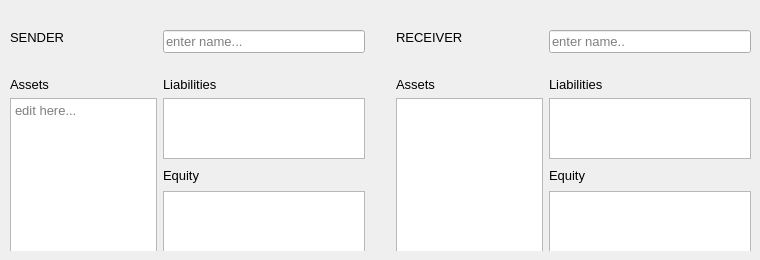
     <widget class="QWidget" name="tab_6">
      <attribute name="title">
       <string>Balance Sheets</string>
      </attribute>
      <widget class="QWidget" name="widget" native="true">
       <property name="geometry">
        <rect>
         <x>10</x>
         <y>30</y>
         <width>741</width>
         <height>221</height>
        </rect>
       </property>
       <property name="maximumSize">
        <size>
         <width>16777215</width>
         <height>221</height>
        </size>
       </property>
       <property name="autoFillBackground">
        <bool>false</bool>
       </property>
       <property name="styleSheet">
        <string notr="true"/>
       </property>
       <layout class="QGridLayout" name="gridLayout_2">
        <item row="2" column="5">
         <widget class="QLabel" name="agent1Label_3">
          <property name="font">
           <font>
            <pointsize>10</pointsize>
            <weight>50</weight>
            <bold>false</bold>
            <stylestrategy>PreferDefault</stylestrategy>
           </font>
          </property>
          <property name="styleSheet">
           <string notr="true">font-size:10pt;</string>
          </property>
          <property name="text">
           <string>RECEIVER</string>
          </property>
         </widget>
        </item>
        <item row="2" column="7" rowspan="2">
         <widget class="QLineEdit" name="agent2Edit">
          <property name="font">
           <font>
            <pointsize>10</pointsize>
            <weight>50</weight>
            <bold>false</bold>
            <stylestrategy>PreferDefault</stylestrategy>
           </font>
          </property>
          <property name="styleSheet">
           <string notr="true">font-size:10pt;</string>
          </property>
          <property name="text">
           <string/>
          </property>
          <property name="placeholderText">
           <string>enter name..</string>
          </property>
         </widget>
        </item>
        <item row="0" column="1">
         <spacer name="verticalSpacer_8">
          <property name="orientation">
           <enum>Qt::Vertical</enum>
          </property>
          <property name="sizeHint" stdset="0">
           <size>
            <width>20</width>
            <height>40</height>
           </size>
          </property>
         </spacer>
        </item>
        <item row="10" column="4">
         <spacer name="horizontalSpacer_5">
          <property name="orientation">
           <enum>Qt::Horizontal</enum>
          </property>
          <property name="sizeHint" stdset="0">
           <size>
            <width>40</width>
            <height>20</height>
           </size>
          </property>
         </spacer>
        </item>
        <item row="10" column="5" rowspan="3" colspan="2">
         <widget class="QTextEdit" name="AssetListRight">
          <property name="styleSheet">
           <string notr="true">font-size:10pt;</string>
          </property>
          <property name="tabChangesFocus">
           <bool>true</bool>
          </property>
         </widget>
        </item>
        <item row="9" column="5">
         <widget class="QLabel" name="label_4">
          <property name="styleSheet">
           <string notr="true">font-size:10pt</string>
          </property>
          <property name="text">
           <string>Assets</string>
          </property>
         </widget>
        </item>
        <item row="9" column="2">
         <widget class="QLabel" name="label_2">
          <property name="styleSheet">
           <string notr="true">font-size:10pt</string>
          </property>
          <property name="text">
           <string>Liabilities</string>
          </property>
         </widget>
        </item>
        <item row="1" column="0">
         <spacer name="verticalSpacer_7">
          <property name="orientation">
           <enum>Qt::Vertical</enum>
          </property>
          <property name="sizeHint" stdset="0">
           <size>
            <width>20</width>
            <height>40</height>
           </size>
          </property>
         </spacer>
        </item>
        <item row="11" column="4">
         <spacer name="horizontalSpacer_4">
          <property name="orientation">
           <enum>Qt::Horizontal</enum>
          </property>
          <property name="sizeHint" stdset="0">
           <size>
            <width>40</width>
            <height>20</height>
           </size>
          </property>
         </spacer>
        </item>
        <item row="9" column="7">
         <widget class="QLabel" name="label_3">
          <property name="styleSheet">
           <string notr="true">font-size:10pt</string>
          </property>
          <property name="text">
           <string>Liabilities</string>
          </property>
         </widget>
        </item>
        <item row="4" column="2" rowspan="3">
         <spacer name="verticalSpacer_5">
          <property name="orientation">
           <enum>Qt::Vertical</enum>
          </property>
          <property name="sizeHint" stdset="0">
           <size>
            <width>20</width>
            <height>40</height>
           </size>
          </property>
         </spacer>
        </item>
        <item row="12" column="7">
         <widget class="QTextEdit" name="EquityListRight">
          <property name="styleSheet">
           <string notr="true">font-size:10pt;</string>
          </property>
          <property name="tabChangesFocus">
           <bool>true</bool>
          </property>
         </widget>
        </item>
        <item row="11" column="7">
         <widget class="QLabel" name="label_19">
          <property name="styleSheet">
           <string notr="true">font-size:10pt</string>
          </property>
          <property name="text">
           <string>Equity</string>
          </property>
         </widget>
        </item>
        <item row="10" column="7">
         <widget class="QTextEdit" name="LiabilityListRight">
          <property name="styleSheet">
           <string notr="true">font-size:10pt;</string>
          </property>
          <property name="tabChangesFocus">
           <bool>true</bool>
          </property>
         </widget>
        </item>
        <item row="10" column="2">
         <widget class="QTextEdit" name="LiabilityListLeft">
          <property name="styleSheet">
           <string notr="true">font-size:10pt;</string>
          </property>
          <property name="tabChangesFocus">
           <bool>true</bool>
          </property>
         </widget>
        </item>
        <item row="9" column="0">
         <widget class="QLabel" name="label">
          <property name="styleSheet">
           <string notr="true">font-size:10pt</string>
          </property>
          <property name="text">
           <string>Assets</string>
          </property>
         </widget>
        </item>
        <item row="4" column="7" rowspan="2">
         <spacer name="verticalSpacer_6">
          <property name="orientation">
           <enum>Qt::Vertical</enum>
          </property>
          <property name="sizeHint" stdset="0">
           <size>
            <width>20</width>
            <height>40</height>
           </size>
          </property>
         </spacer>
        </item>
        <item row="2" column="0">
         <widget class="QLabel" name="agent1Label_2">
          <property name="font">
           <font>
            <pointsize>10</pointsize>
            <weight>50</weight>
            <bold>false</bold>
            <stylestrategy>PreferDefault</stylestrategy>
           </font>
          </property>
          <property name="styleSheet">
           <string notr="true">font-size:10pt;</string>
          </property>
          <property name="text">
           <string>SENDER</string>
          </property>
         </widget>
        </item>
        <item row="11" column="2">
         <widget class="QLabel" name="label_5">
          <property name="styleSheet">
           <string notr="true">font-size:10pt</string>
          </property>
          <property name="text">
           <string>Equity</string>
          </property>
         </widget>
        </item>
        <item row="10" column="3">
         <spacer name="horizontalSpacer_6">
          <property name="orientation">
           <enum>Qt::Horizontal</enum>
          </property>
          <property name="sizeHint" stdset="0">
           <size>
            <width>80</width>
            <height>20</height>
           </size>
          </property>
         </spacer>
        </item>
        <item row="2" column="2" rowspan="2">
         <widget class="QLineEdit" name="agent1Edit">
          <property name="font">
           <font>
            <pointsize>10</pointsize>
            <weight>50</weight>
            <bold>false</bold>
            <stylestrategy>PreferDefault</stylestrategy>
           </font>
          </property>
          <property name="styleSheet">
           <string notr="true">font-size:10pt;</string>
          </property>
          <property name="text">
           <string/>
          </property>
          <property name="placeholderText">
           <string>enter name...</string>
          </property>
         </widget>
        </item>
        <item row="10" column="0" rowspan="3" colspan="2">
         <widget class="QTextEdit" name="AssetListLeft">
          <property name="styleSheet">
           <string notr="true">font-size:10pt;</string>
          </property>
          <property name="tabChangesFocus">
           <bool>true</bool>
          </property>
          <property name="placeholderText">
           <string>edit here...</string>
          </property>
         </widget>
        </item>
        <item row="13" column="7">
         <spacer name="verticalSpacer">
          <property name="orientation">
           <enum>Qt::Vertical</enum>
          </property>
          <property name="sizeHint" stdset="0">
           <size>
            <width>20</width>
            <height>40</height>
           </size>
          </property>
         </spacer>
        </item>
        <item row="12" column="2">
         <widget class="QTextEdit" name="EquityListLeft">
          <property name="styleSheet">
           <string notr="true">font-size:10pt;</string>
          </property>
          <property name="tabChangesFocus">
           <bool>true</bool>
          </property>
         </widget>
        </item>
       </layout>
      </widget>
     </widget>
